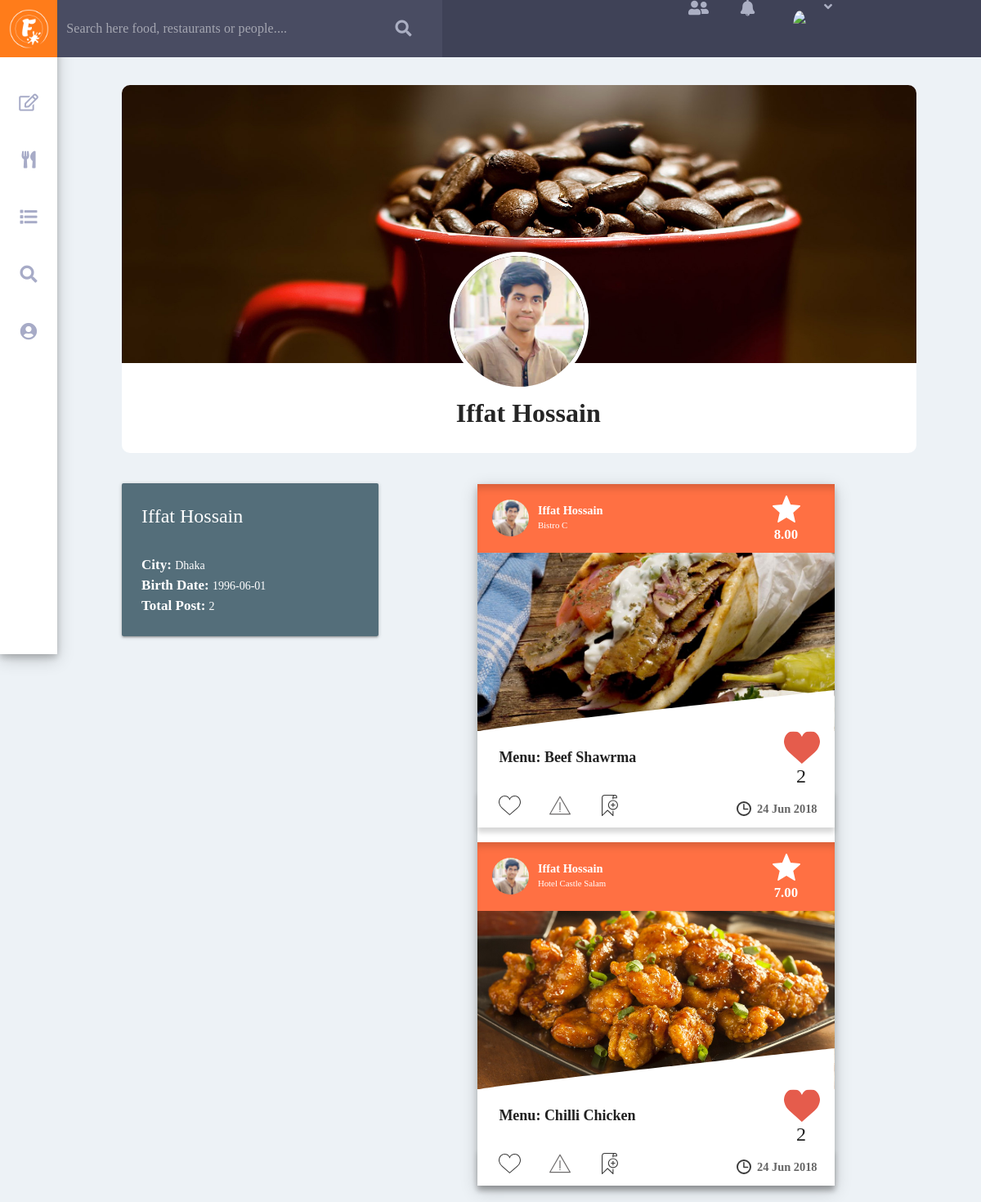
The app's page /profile.php?profile_owner_id=19 with its own data.
### tables this page shows
CREATE TABLE `users` (
  `user_id` int(255) NOT NULL,
  `first_name` varchar(50) DEFAULT NULL,
  `last_name` varchar(50) DEFAULT NULL,
  `email` varchar(50) DEFAULT NULL,
  `password` varchar(50) DEFAULT NULL,
  `country` varchar(50) DEFAULT NULL,
  `city` varchar(50) DEFAULT NULL,
  `birth_date` date NOT NULL,
  `pro_pic` varchar(50) NOT NULL
);

CREATE TABLE `posts` (
  `post_id` int(255) NOT NULL,
  `post_giver_id` int(255) DEFAULT NULL,
  `restaurant_id` int(11) DEFAULT NULL,
  `menu_id` int(255) DEFAULT NULL,
  `date` varchar(255) NOT NULL,
  `rating` float NOT NULL,
  `opinion` varchar(255) NOT NULL,
  `post_pic` varchar(255) NOT NULL,
  `loves` int(255) NOT NULL,
  `reports` int(255) NOT NULL
);

CREATE TABLE `restaurants` (
  `restaurant_id` int(255) NOT NULL,
  `restaurant_name` varchar(255) DEFAULT NULL,
  `city` varchar(255) DEFAULT NULL,
  `restaurant_pic` varchar(255) NOT NULL
);

CREATE TABLE `menues` (
  `menu_id` int(255) NOT NULL,
  `menu_name` varchar(255) NOT NULL,
  `average_rating` float NOT NULL,
  `restaurant_id` int(255) NOT NULL,
  `price` int(255) NOT NULL,
  `menu_pic` varchar(255) NOT NULL
);

### profile.php (the view, shortened to what this page needs)
<?php
	if (isset($_GET['profile_owner_id'])) {
		$profile_owner_id = $_GET['profile_owner_id'];
	}
	$user_id = $_SESSION['user_id'];
	$connection = mysqli_connect('localhost', 'root', '', 'foodstack');
	$search_query = "SELECT * FROM users WHERE user_id = '$user_id'";
	$result = mysqli_query($connection, $search_query);
	$row = mysqli_fetch_assoc($result);
	$profile_search_query = "SELECT * FROM users WHERE user_id = '$profile_owner_id'";
	$result = mysqli_query($connection, $profile_search_query);
	$profile = mysqli_fetch_assoc($result);
	$pro_pic = $row['pro_pic'];
	$profile_name = $profile['first_name'] . " " . $profile['last_name'];
	$profile_owner_pic = $profile['pro_pic'];
	$profile_owner_city = $profile['city'];
	$profile_owner_birthdate = $profile['birth_date'];
?>
<!DOCTYPE html>
<html lang="en">
<head>
	<link rel="stylesheet" href="css/material.min.css">
	<link rel="stylesheet" href="css/style.css">
	<link rel="stylesheet" type="text/css" href="css/web-fonts-with-css/css/fontawesome-all.min.css">
</head>
<body id="index-body">
	<div id="side-nav-bar">
		<div id="logo-holder">
			<a href="index.php"> <img src="images/logo.png"> </a>
		</div>
		<div class="activity-holder" style="margin-top: 20px">
			<a href="index.php"> <i id="tales-of-foodies" class="far fa-edit"></i> </a>
		</div>
		<div class="activity-holder">
			<a href="restaurant_list.php"> <i id="restaurants" class="fas fa-utensils"></i> </a>
		</div>
		<div class="activity-holder">
			<a href="menu_list.php"> <i id="menues" class="fas fa-list"></i> </a>
		</div>
		<div class="activity-holder">
			<a href="profile_list.php"> <i id="find_friend" class="fas fa-search"></i> </a>
		</div>
		<div class="activity-holder">
			<a href="profile.php?profile_owner_id=<?php echo $user_id; ?>"> <i id="profile" class="fas fa-user-circle"></i> </a>
		</div>
	</div>
	<div id="top-nav-bar">
		<div class="row">
			<form action="top_search.php" method="post">
				<div class="input-field col l4 m4 s4" style="background-color: #494c62;">
					<input type="text" name="search" placeholder="Search here food, restaurants or people...." required id="autocomplete-input" class="autocomplete" autocomplete="off">
				</div>
				<div class="col l1 m1 s1" style="background-color: #494c62;">
					<button class="btn" type="submit" name="top_search"> <i class="fas fa-search"></i>
					</button>
				</div>
			</form>
			<div class="col l4 m4 s4 offset-l3 offset-m3 offset-s3 middle-align">
				<div id="friend-request-container-box">
					<button id="friend-request-btn" class="mdl-button mdl-js-button mdl-button--icon">
						<i class="fas fa-user-friends"></i>
					</button>
			</div>
				<div id="container-box">
					<button id="notification-btn" class="mdl-button mdl-js-button mdl-button--icon"><i class="fas fa-bell"></i></button>
				</div>
				<a href="profile.php?profile_owner_id=<?php echo $user_id; ?>"> <img id="pro-pic" src="images/dp/<?php echo $pro_pic; ?>"> </a>
				<button id="more-option-btn" class="mdl-button mdl-js-button mdl-button--icon">
					<i class="fas fa-angle-down"></i>
				</button>
			</div>
		</div>
	</div>
	<div id="main-section-holder">
		<div class="row" style="margin-top: 3%; width: 86%; height: 450px; background-color: #fff; border-radius: 10px;">
			<div class="col l12" style=" height: 340px; margin: 0 auto; border-radius: 10px; border-bottom-left-radius: 0px; border-bottom-right-radius: 0px; background: url(images/profile_cover.jpg); background-size: cover; background-position: center center; background-repeat: no-repeat; position: relative;">
				<img class="circle" src="images/dp/<?php echo $profile_owner_pic; ?>" style="height: 50%; border: 5px solid #fff; position: absolute; top: 85%; left: 50%; transform: translate(-50%, -50%);">
				<div style="position: absolute; top: 115%; width: inherit; height: 80px; text-align: center; font-size: 32px; font-weight: 500; color: #252525">
					<b><?php echo $profile_name; ?><b>
				</div>
			</div>
		</div>
		<div class="row" style="width: 86%">
			<div class="col l4 m4 s4 sidebar" style="padding-left: 0">
				<div class="content-holder">
					<div id="weather-holder">
						<div class="row">
						    <div class="col s12 m12 l12">
						      <?php
						      		$total_post = 0;
									$post_select_query = "SELECT * FROM posts WHERE post_giver_id = '$profile_owner_id'";
									$selected_post = mysqli_query($connection, $post_select_query);
									while ($row = mysqli_fetch_assoc($selected_post)) {
										$total_post++;
									}
								?>
							 <div class="card blue-grey darken-1">
						        <div class="card-content white-text">
						          <span class="card-title"><?php echo $profile_name; ?></span>
						          <p> <br>
						          	<b style="font-size: 17px"> City: </b>
						          	<?php
						          		if ($profile_owner_city == "dha") {
												echo "Dhaka";
											}else if ($profile_owner_city == "chi") {
												echo "Chittagong";
											}else if ($profile_owner_city == "syl") {
												echo "Sylhet";
											}else if ($profile_owner_city == "bar") {
												echo "Barisal";
											}else if ($profile_owner_city == "raj") {
												echo "Rajshahi";
											}else if ($profile_owner_city == "ran") {
												echo "Rangpur";
											} else {
												echo "Khulna";
											}
						          	?> <br>
						          	<b style="font-size: 17px"> Birth Date: </b> <?php echo $profile_owner_birthdate; ?> <br>
						          	<b style="font-size: 17px"> Total Post: </b> <?php echo $total_post; ?>
						          </p>
						        </div>
						      </div>
						    </div>
						  </div>
					</div>
				</div>
			</div>
			<div class="col l8 m8 s8 post-container" style="padding-right: 0">
<?php
	$post_select_query = "SELECT * FROM posts WHERE post_giver_id = '$profile_owner_id' ORDER BY post_id DESC";
	$selected_post = mysqli_query($connection, $post_select_query);
?>
				<div id="main-paper">
				<?php
						while ($post = mysqli_fetch_assoc($selected_post)) {
							$post_id = $post['post_id'];
							$post_giver_id = $post['post_giver_id'];
							$post_giver_select_query = "SELECT * FROM users WHERE user_id = '$post_giver_id'";
							$selected_post_giver = mysqli_query($connection, $post_giver_select_query);
							$post_giver = mysqli_fetch_assoc($selected_post_giver);
							$post_restaurant_id = $post['restaurant_id'];
							$restaurant_select_query = "SELECT * FROM restaurants WHERE restaurant_id = '$post_restaurant_id'";
							$selected_post_restaurant = mysqli_query($connection, $restaurant_select_query);
							$post_restaurant = mysqli_fetch_assoc($selected_post_restaurant);
							$post_menu_id = $post['menu_id'];
							$menu_select_query = "SELECT * FROM menues WHERE menu_id = '$post_menu_id'";
							$selected_post_menu = mysqli_query($connection, $menu_select_query);
							$post_menu = mysqli_fetch_assoc($selected_post_menu);
							?>
						<div class="post-holder">
							<div class="post-header">
								<div class="name-holder">
									<img src="images/dp/<?php echo $post_giver['pro_pic']; ?>">
									<span class="name">
										<a style="color: white;" href="profile.php?profile_owner_id=<?php echo $post_giver['user_id']; ?>">
											<b><?php echo $post_giver['first_name'] . " " . $post_giver['last_name']; ?>
										</b>
										</a><br>
										<a style="color: white;" href="restaurant.php?restaurant_id=<?php echo $post['restaurant_id']; ?>">
											<?php echo $post_restaurant['restaurant_name']; ?>
										</a>
									</span>
								</div>
								<div class="rating-holder">
									<img src="images/post-icons/star.svg">
									<span class="rating">
										<b> <?php echo number_format($post['rating'], 2); ?> </b>
									</span>
								</div>
							</div>
							<a class="modal-trigger" href="#modal<?php echo $post['post_id']; ?>">
							<div class="post-pic" style="background: url(images/posts/<?php echo $post['post_pic']; ?>); background-position: center center; background-size: cover;">
								<svg id="post-upper-edge" xmlns="http://www.w3.org/2000/svg" viewBox="0 0 360.258 41.917">
									<path class="a" d="M-4046,424s-358.032,38.508-360.258,41.814c.195.232,360.258,0,360.258,0Z" transform="translate(4406.258 -424)"/>
								</svg>
							</div>
							</a>
							<div class="post-detail">
								<a style="color: #212121" class="modal-trigger" href="#modal<?php echo $post['post_id']; ?>">
								<div class="post-text-plus-react">
									<div class="post-text">
										<b>Menu: <?php echo $post_menu['menu_name']; ?></b>
									</div>
									<div class="post-react">
										<div class="love-icon"><img src="images/love.svg"></div>
										<div id="love-count<?php echo $post_id; ?>" class="love-count">
											<?php echo $post['loves']; ?>
										</div>
									</div>
								</div>
								</a>
								<?php
									$love_checking_query = "SELECT * from loves WHERE post_id = '$post_id' AND lover_id = '$user_id'";
									$love_checking_result = mysqli_query($connection, $love_checking_query);
									$report_checking_query = "SELECT * from reports WHERE post_id = '$post_id' AND reporter_id = '$user_id'";
									$report_checking_result = mysqli_query($connection, $report_checking_query);
									$save_checking_query = "SELECT * from saved_posts WHERE post_id = '$post_id' AND saver_id = '$user_id'";
									$save_checking_result = mysqli_query($connection, $save_checking_query);
								?>
								<div class="action-icons">
									<div class="icon">
										<?php
											if (mysqli_num_rows($love_checking_result)) {
												?>
													<img id="love<?php echo $post_id; ?>" src="images/post-icons/loved.svg" onclick="loveFunction(<?php echo $post_id; ?>)">
												<?php
											} else {
												?>
													<img id="love<?php echo $post_id; ?>" src="images/post-icons/love.svg" onclick="loveFunction(<?php echo $post_id; ?>)">
												<?php
											}
										?>
									</div>
									<div class="icon">
										<?php
											if (mysqli_num_rows($report_checking_result)) {
												?>
													<img id="report<?php echo $post_id; ?>" src="images/post-icons/reported.svg" onclick="reportFunction(<?php echo $post_id; ?>)">
												<?php
											} else {
												?>
													<img id="report<?php echo $post_id; ?>" src="images/post-icons/report.svg" onclick="reportFunction(<?php echo $post_id; ?>)">
												<?php
											}
										?>
									</div>
									<div class="icon">
										<?php
											if (mysqli_num_rows($save_checking_result)) {
												?>
													<img id="save<?php echo $post_id; ?>" class="bookmark" src="images/post-icons/saved.svg" onclick="saveFunction(<?php echo $post_id; ?>)">
												<?php
											} else {
												?>
													<img id="save<?php echo $post_id; ?>" class="bookmark" src="images/post-icons/bookmark.svg" onclick="saveFunction(<?php echo $post_id; ?>)">
												<?php
											}
										?>
									</div>
									<div class="icon-clock">
										<div id="clock">
											<img src="images/post-icons/clock.svg">
										</div>
										<div id="time">
											<?php echo $post['date']; ?>
										</div>
									</div>
								</div>
							</div>
						</div>
							<?php
						}
					?>
				</div>
			</div>
		</div>
	</div>
</body>
</html>

### records on screen
users: pro_pic (picture), profile_name "Iffat Hossain", birth_date "1996-06-01"
posts: post_giver.pro_pic (picture), post_giver.first_name "Iffat", post_giver.last_name "Hossain", restaurant.restaurant_name "Bistro C", rating "8.00", post_pic (picture), menu.menu_name "Beef Shawrma", loves "2", date "24 Jun 2018"
posts: post_giver.pro_pic (picture), post_giver.first_name "Iffat", post_giver.last_name "Hossain", restaurant.restaurant_name "Hotel Castle Salam", rating "7.00", post_pic (picture), menu.menu_name "Chilli Chicken", loves "2", date "24 Jun 2018"

### other values on screen
$total_post "2"
